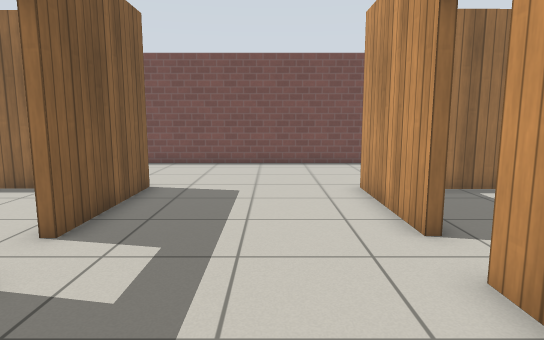
View 1 (above)

16 first-person views from a walk through a Gazebo world. The camera is 1 m above the floor, tilts 8° down and sees 75° across. The floor is counted in squares, 0.5 m on a side. Each view is taken from the middle of a square. On the plan, view 1 faces up. The plan holds only what a view shows up to about 19 squares ahead; the rest is blank. Gazebo's built-in surfaces are drawn with simple patterns. Some stock models are drawn as simple stand-ins.

View 2
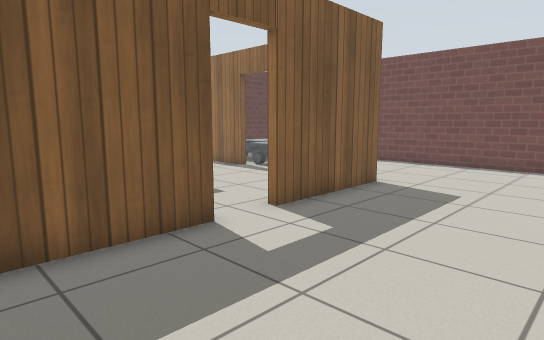

View 3
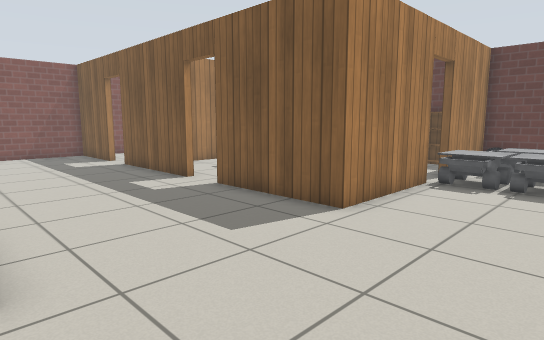

View 4
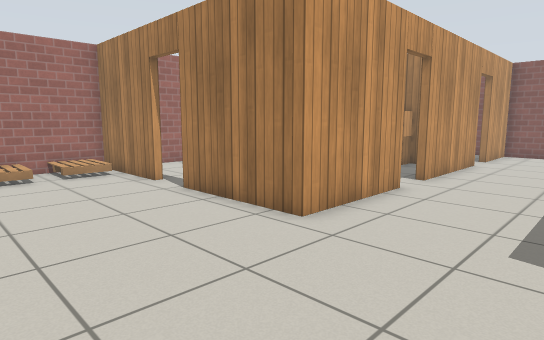

View 5
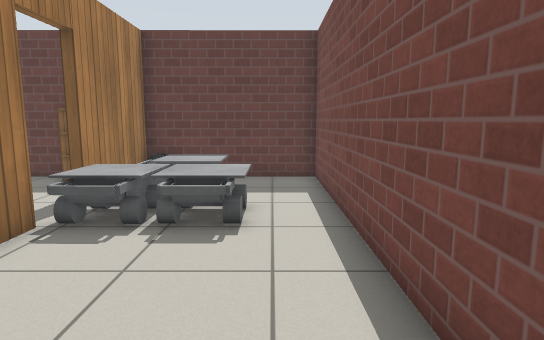

View 6
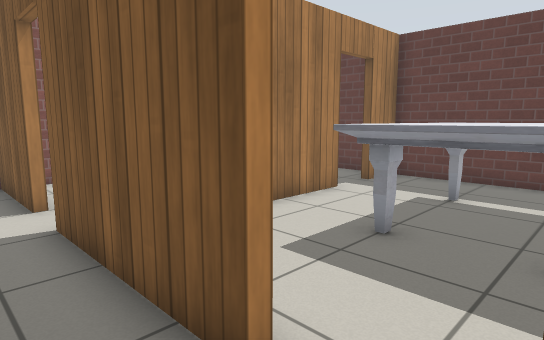

View 7
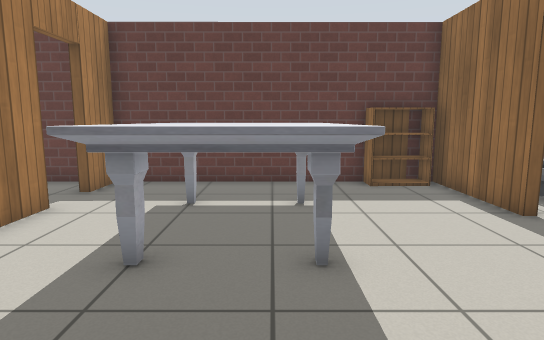

View 8
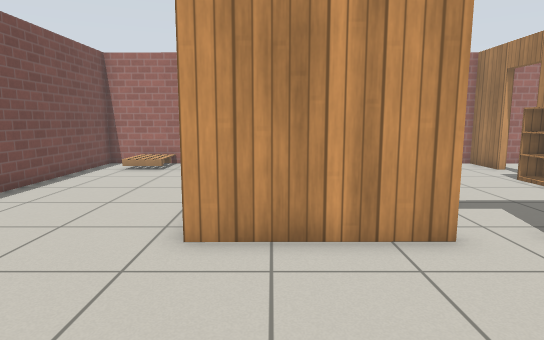

View 9
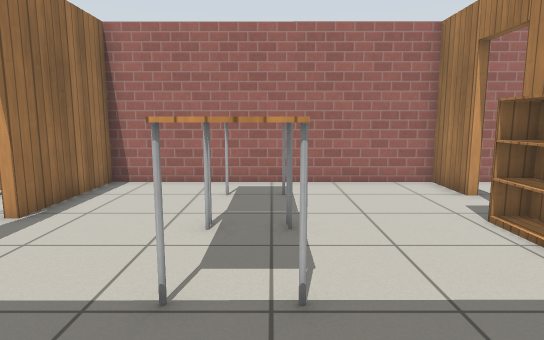

View 10
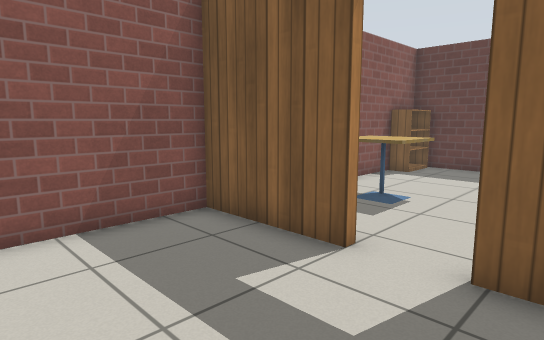

View 11
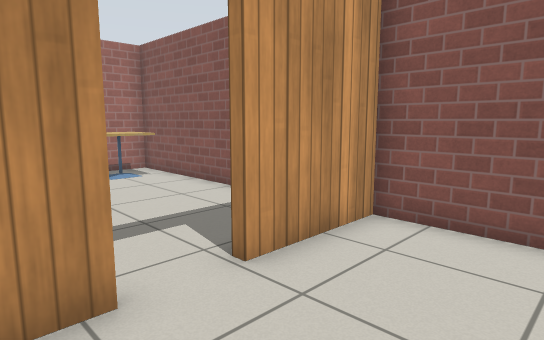

View 12
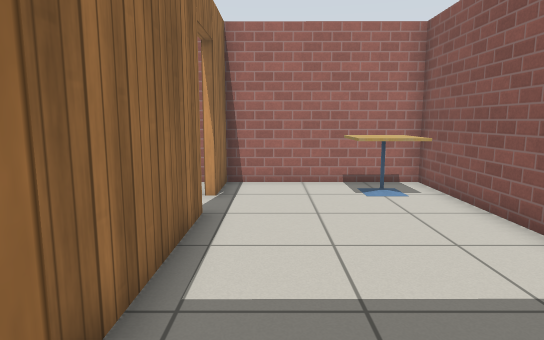

View 13
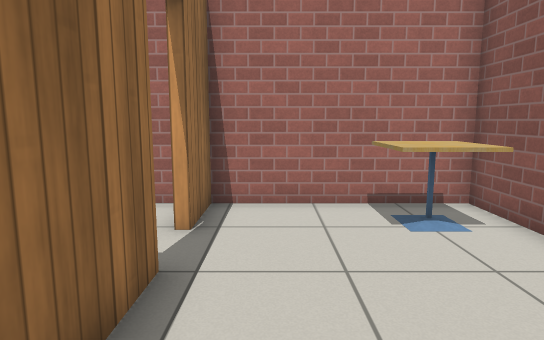

View 14
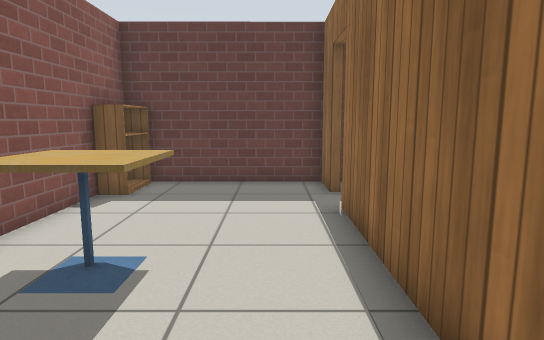

View 15
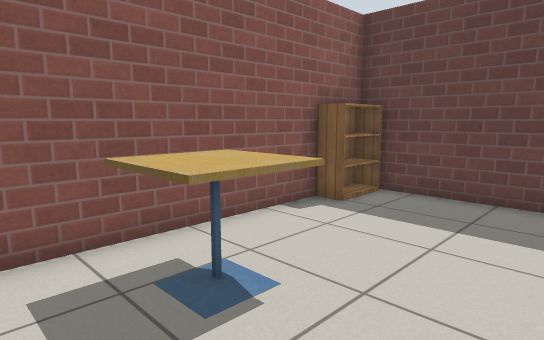

View 16
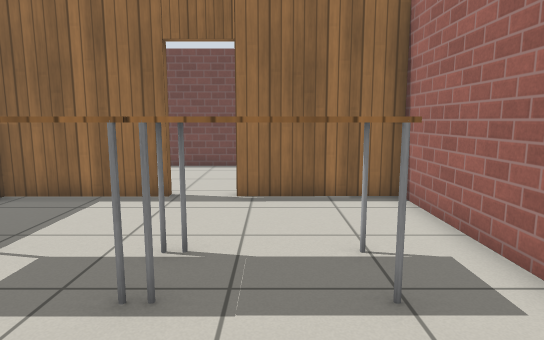

### Floor plan
Ten units are one square. View 1 is at (0, 0); x grows to the right and y downward. Boxes are objects, and circles mark ways between rooms. Rooms are numbered by the first view taken in them; rooms with no view inside come last. Other rooms are left out.
<svg viewBox="-150 -171 290 244">
<path fill="none" stroke="#000" d="M27 -59 26 -105 73 -105M-37 -40 -36 12M-72 -106 -37 -106 -37 -58M91 -105 134 -105 134 -166 -145 -166 -145 -106 -106 -106M27 14 27 -41M-36 30 -36 67 27 67 27 30M96 5 43 4M75 68 134 68 134 5 113 5M-127 3 -145 3 -144 67 -46 67M-48 4 -111 3M73 -102 29 -102M88 3 96 3M47 3 54 3M113 3 134 3 134 -102 91 -102M-102 -102 -134 -102M-111 1 -66 1M-69 -102 -81 -102M-145 -103 -145 1 -127 1"/>
<rect x="-145" y="-115" width="10" height="10" fill="#bbb"><title>other object</title></rect>
<rect x="-125" y="-135" width="20" height="20" fill="#bbb"><title>other object</title></rect>
<rect x="-105" y="-125" width="30" height="20" fill="#bbb"><title>other object</title></rect>
<rect x="-105" y="-145" width="30" height="20" fill="#bbb"><title>other object</title></rect>
<rect x="115" y="-125" width="20" height="20" fill="#bbb"><title>pallet</title></rect>
<rect x="115" y="-155" width="20" height="10" fill="#bbb"><title>pallet</title></rect>
<rect x="55" y="-5" width="10" height="10" fill="#bbb"><title>bookshelf</title></rect>
<rect x="75" y="-5" width="10" height="10" fill="#bbb"><title>bookshelf</title></rect>
<rect x="105" y="35" width="20" height="30" fill="#bbb"><title>cafe table</title></rect>
<rect x="-145" y="55" width="20" height="10" fill="#bbb"><title>bookshelf</title></rect>
<rect x="-85" y="35" width="20" height="20" fill="#bbb"><title>cafe table</title></rect>
<rect x="55" y="-65" width="30" height="20" fill="#bbb"><title>table</title></rect>
<rect x="85" y="-65" width="30" height="20" fill="#bbb"><title>table</title></rect>
<rect x="-145" y="-105" width="10" height="30" fill="#bbb"><title>bookshelf</title></rect>
<rect x="-125" y="-65" width="60" height="40" fill="#bbb"><title>marble table</title></rect>
<circle cx="30" cy="25" r="3" fill="#2a7"/>
<circle cx="-40" cy="25" r="3" fill="#2a7"/>
<circle cx="30" cy="-55" r="3" fill="#2a7"/>
<circle cx="85" cy="-100" r="3" fill="#2a7"/>
<circle cx="-40" cy="-45" r="3" fill="#2a7"/>
<circle cx="-95" cy="-100" r="3" fill="#2a7"/>
<circle cx="105" cy="0" r="3" fill="#2a7"/>
<circle cx="-115" cy="0" r="3" fill="#2a7"/>
<text x="-10" y="-90">1</text>
<text x="80" y="30">2</text>
<text x="-100" y="30">3</text>
<text x="80" y="-50">4</text>
<text x="-100" y="-50">5</text>
</svg>
Room 1 opens to room 2. Room 1 opens to room 3. Room 1 opens to room 4. Room 1 opens to room 5. Room 2 opens to room 4. Room 3 opens to room 5.

Where each view was taken, in squares from view 1:
view 1: 0 up, 0 right, facing up
view 2: 0 up, 2 right, facing up-left
view 3: 15 up, 3 right, facing down-left
view 4: 16 up, 2 left, facing down-right
view 5: 15 up, 2 left, facing left
view 6: 6 up, 2 left, facing down-left
view 7: 5 up, 3 left, facing left
view 8: 9 up, 3 left, facing right
view 9: 5 up, 2 right, facing right
view 10: 0 up, 1 right, facing down-left
view 11: 0 up, 1 left, facing down-right
view 12: 2 down, 2 right, facing right
view 13: 2 down, 5 right, facing right
view 14: 2 down, 3 left, facing left
view 15: 1 down, 5 left, facing down-left
view 16: 1 up, 10 right, facing up
